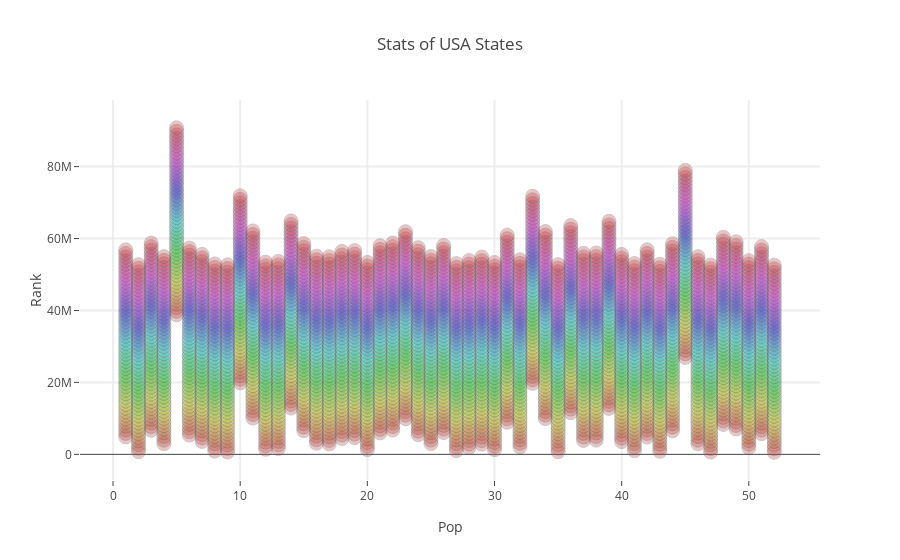

Source (notebook cell):
### Markdown cell above
### Data Labels on Hover

### Code cell
l = []
y = []
data = pd.read_csv("https://raw.githubusercontent.com/plotly/datasets/master/2014_usa_states.csv")

# Setting colors for plot.
N = 53
c = ['hsl('+str(h)+',50%'+',50%)' for h in np.linspace(0, 360, N)]

for i in range(int(N)):
    y.append((2000+i))
    trace0 = go.Scatter(
        x = data['rank'],
        y = data['pop']+(i*1000000),
        mode = 'markers',
        marker = dict(
            size = 14,
            line = dict(width = 1),
            color = c[i],
            opacity = 0.3
        ),
        name = y[i],
        text = data['state'] # The hover text goes here
    )
    l.append(trace0)
    
layout = go.Layout(
    title = 'Stats of USA States',
    hovermode = 'closest',
    xaxis = dict(
        title = 'Pop',
        ticklen = 5,
        zeroline = False,
        gridwidth = 2
    ),
    yaxis = dict(
        title = 'Rank',
        ticklen = 5,
        gridwidth = 2
    ),
    showlegend = False
)

fig = go.Figure(data=l, layout=layout)

plotly.offline.iplot(fig)
